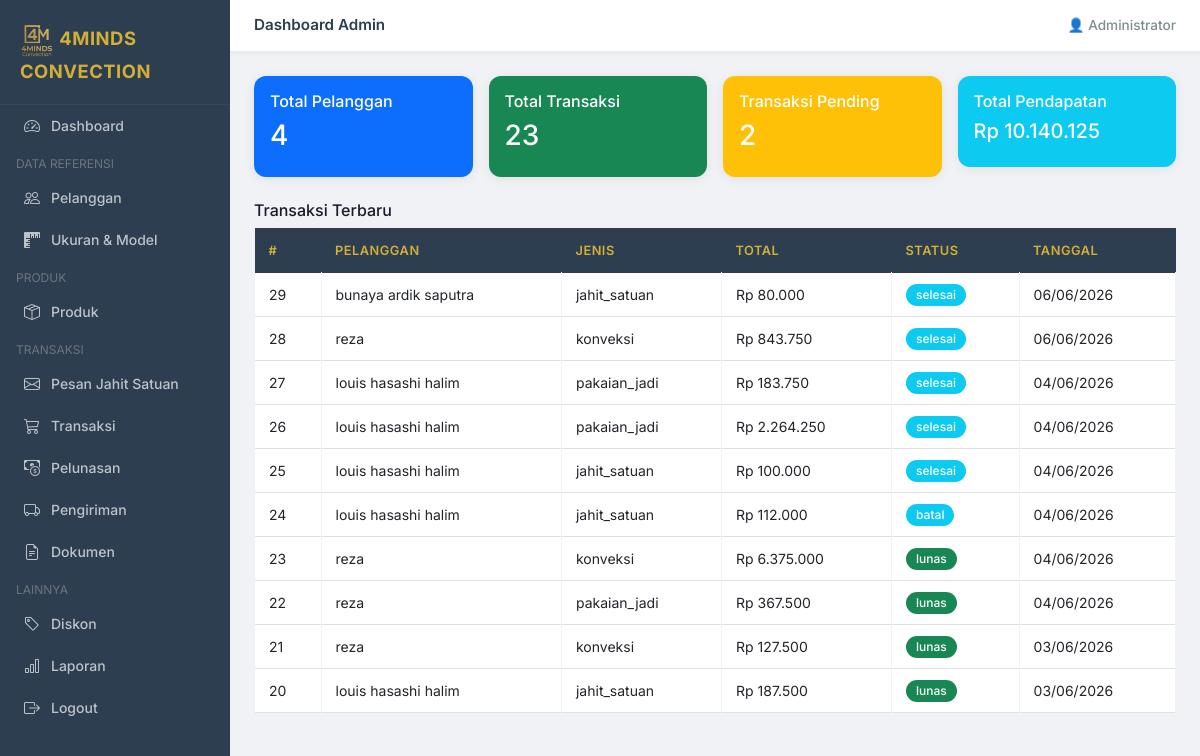
/admin/dashboard.php (signed in), run on an earlier commit of the app's database.
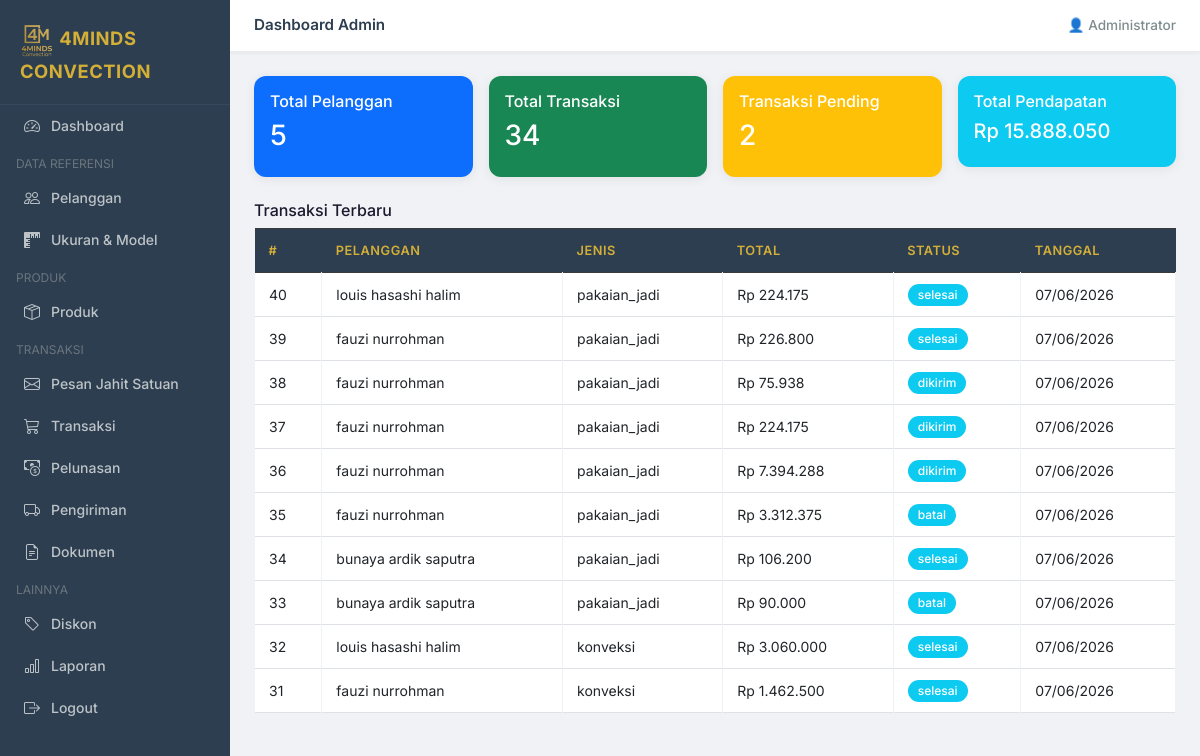
And on a later commit of the database.
### tables this page shows
CREATE TABLE `transaksi` (
  `id_transaksi` int NOT NULL,
  `id_pelanggan` int NOT NULL,
  `tanggal_transaksi` datetime DEFAULT CURRENT_TIMESTAMP,
  `jenis_transaksi` enum('jahit_satuan','pakaian_jadi','konveksi','kustom') NOT NULL,
  `total_harga` decimal(15,2) DEFAULT '0.00',
  `diskon_total` decimal(15,2) DEFAULT '0.00',
  `jenis_pembayaran` enum('dp','lunas','cod') NOT NULL,
  `tanggal_selesai` date DEFAULT NULL,
  `deskripsi` text,
  `ukuran` varchar(20) DEFAULT NULL,
  `file_desain` varchar(255) DEFAULT NULL,
  `catatan_kustom` text,
  `ukuran_kustom` varchar(100) DEFAULT NULL,
  `jenis_pakaian_kustom` varchar(50) DEFAULT NULL,
  `status` enum('pending','diproses','selesai','dikirim','lunas','batal') DEFAULT 'pending'
);

CREATE TABLE `pelanggan` (
  `id_pelanggan` int NOT NULL,
  `name` varchar(100) NOT NULL,
  `email` varchar(100) NOT NULL,
  `password` varchar(255) NOT NULL,
  `alamat` text,
  `no_hp` varchar(20) DEFAULT NULL,
  `created_at` datetime DEFAULT CURRENT_TIMESTAMP
);

### admin/dashboard.php (the view, shortened to what this page needs)
<?php
require_once '../includes/header.php';
require_once '../config/db.php';
$total_pelanggan  = $conn->query("SELECT COUNT(*) as c FROM pelanggan")->fetch_assoc()['c'];
$total_transaksi  = $conn->query("SELECT COUNT(*) as c FROM transaksi")->fetch_assoc()['c'];
$pending          = $conn->query("SELECT COUNT(*) as c FROM transaksi WHERE status='pending'")->fetch_assoc()['c'];
$pendapatan       = $conn->query("SELECT SUM(jumlah_bayar) as c FROM pembayaran WHERE status='terkonfirmasi'")->fetch_assoc()['c'] ?? 0;
?>
<?php require_once '../includes/sidebar_admin.php'; ?>
<div class="flex-grow-1">
    <div class="topbar">
        <span>Dashboard Admin</span>
        <span>👤 <?= htmlspecialchars($_SESSION['user_name']) ?></span>
    </div>
    <div class="main-content">
        <div class="row g-3 mb-4">
            <div class="col-md-3">
                <div class="card text-white bg-primary">
                    <div class="card-body">
                        <h6>Total Pelanggan</h6>
                        <h3><?= $total_pelanggan ?></h3>
                    </div>
                </div>
            </div>
            <div class="col-md-3">
                <div class="card text-white bg-success">
                    <div class="card-body">
                        <h6>Total Transaksi</h6>
                        <h3><?= $total_transaksi ?></h3>
                    </div>
                </div>
            </div>
            <div class="col-md-3">
                <div class="card text-white bg-warning">
                    <div class="card-body">
                        <h6>Transaksi Pending</h6>
                        <h3><?= $pending ?></h3>
                    </div>
                </div>
            </div>
            <div class="col-md-3">
                <div class="card text-white bg-info">
                    <div class="card-body">
                        <h6>Total Pendapatan</h6>
                        <h5>Rp <?= number_format($pendapatan,0,',','.') ?></h5>
                    </div>
                </div>
            </div>
        </div>
        <h6>Transaksi Terbaru</h6>
        <table class="table table-bordered table-sm">
            <thead class="table-dark">
                <tr>
                    <th>#</th>
                    <th>Pelanggan</th>
                    <th>Jenis</th>
                    <th>Total</th>
                    <th>Status</th>
                    <th>Tanggal</th>
                </tr>
            </thead>
            <tbody>
                <?php
            $rows = $conn->query("SELECT t.*, p.name FROM transaksi t JOIN pelanggan p ON t.id_pelanggan=p.id_pelanggan ORDER BY t.tanggal_transaksi DESC LIMIT 10");
            while ($r = $rows->fetch_assoc()):
            ?>
                <tr>
                    <td><?= $r['id_transaksi'] ?></td>
                    <td><?= htmlspecialchars($r['name']) ?></td>
                    <td><?= $r['jenis_transaksi'] ?></td>
                    <td>Rp <?= number_format($r['total_harga'],0,',','.') ?></td>
                    <td><span
                            class="badge bg-<?= $r['status']==='pending'?'warning':($r['status']==='lunas'?'success':'info') ?>"><?= $r['status'] ?></span>
                    </td>
                    <td><?= date('d/m/Y', strtotime($r['tanggal_transaksi'])) ?></td>
                </tr>
                <?php endwhile; ?>
            </tbody>
        </table>
    </div>
</div>
<?php require_once '../includes/footer.php'; ?>

What changed in the data, as far as the page shows it:
no longer on this page (row unchanged): transaksi: id_transaksi "29", id_pelanggan.name "bunaya ardik saputra", jenis_transaksi "jahit_satuan", total_harga "80.000", status "selesai", tanggal_transaksi "06/06/2026"
no longer on this page (row unchanged): transaksi: id_transaksi "28", id_pelanggan.name "reza", jenis_transaksi "konveksi", total_harga "843.750", status "selesai", tanggal_transaksi "06/06/2026"
no longer on this page (row unchanged): transaksi: id_transaksi "27", id_pelanggan.name "louis hasashi halim", jenis_transaksi "pakaian_jadi", total_harga "183.750", status "selesai", tanggal_transaksi "04/06/2026"
no longer on this page (row unchanged): transaksi: id_transaksi "26", id_pelanggan.name "louis hasashi halim", jenis_transaksi "pakaian_jadi", total_harga "2.264.250", status "selesai", tanggal_transaksi "04/06/2026"
no longer on this page (row unchanged): transaksi: id_transaksi "25", id_pelanggan.name "louis hasashi halim", jenis_transaksi "jahit_satuan", total_harga "100.000", status "selesai", tanggal_transaksi "04/06/2026"
no longer on this page (row unchanged): transaksi: id_transaksi "24", id_pelanggan.name "louis hasashi halim", jenis_transaksi "jahit_satuan", total_harga "112.000", status "batal", tanggal_transaksi "04/06/2026"
no longer on this page (row unchanged): transaksi: id_transaksi "23", id_pelanggan.name "reza", jenis_transaksi "konveksi", total_harga "6.375.000", status "lunas", tanggal_transaksi "04/06/2026"
no longer on this page (row unchanged): transaksi: id_transaksi "22", id_pelanggan.name "reza", jenis_transaksi "pakaian_jadi", total_harga "367.500", status "lunas", tanggal_transaksi "04/06/2026"
no longer on this page (row unchanged): transaksi: id_transaksi "21", id_pelanggan.name "reza", jenis_transaksi "konveksi", total_harga "127.500", status "lunas", tanggal_transaksi "03/06/2026"
no longer on this page (row unchanged): transaksi: id_transaksi "20", id_pelanggan.name "louis hasashi halim", jenis_transaksi "jahit_satuan", total_harga "187.500", status "lunas", tanggal_transaksi "03/06/2026"
added transaksi: id_transaksi "40", id_pelanggan.name "louis hasashi halim", jenis_transaksi "pakaian_jadi", total_harga "224.175", status "selesai", tanggal_transaksi "07/06/2026"
added transaksi: id_transaksi "39", id_pelanggan.name "fauzi nurrohman", jenis_transaksi "pakaian_jadi", total_harga "226.800", status "selesai", tanggal_transaksi "07/06/2026"
added transaksi: id_transaksi "38", id_pelanggan.name "fauzi nurrohman", jenis_transaksi "pakaian_jadi", total_harga "75.938", status "dikirim", tanggal_transaksi "07/06/2026"
added transaksi: id_transaksi "37", id_pelanggan.name "fauzi nurrohman", jenis_transaksi "pakaian_jadi", total_harga "224.175", status "dikirim", tanggal_transaksi "07/06/2026"
added transaksi: id_transaksi "36", id_pelanggan.name "fauzi nurrohman", jenis_transaksi "pakaian_jadi", total_harga "7.394.288", status "dikirim", tanggal_transaksi "07/06/2026"
added transaksi: id_transaksi "35", id_pelanggan.name "fauzi nurrohman", jenis_transaksi "pakaian_jadi", total_harga "3.312.375", status "batal", tanggal_transaksi "07/06/2026"
added transaksi: id_transaksi "34", id_pelanggan.name "bunaya ardik saputra", jenis_transaksi "pakaian_jadi", total_harga "106.200", status "selesai", tanggal_transaksi "07/06/2026"
added transaksi: id_transaksi "33", id_pelanggan.name "bunaya ardik saputra", jenis_transaksi "pakaian_jadi", total_harga "90.000", status "batal", tanggal_transaksi "07/06/2026"
added transaksi: id_transaksi "32", id_pelanggan.name "louis hasashi halim", jenis_transaksi "konveksi", total_harga "3.060.000", status "selesai", tanggal_transaksi "07/06/2026"
added transaksi: id_transaksi "31", id_pelanggan.name "fauzi nurrohman", jenis_transaksi "konveksi", total_harga "1.462.500", status "selesai", tanggal_transaksi "07/06/2026"
Also different on the page:
$total_pelanggan: "4" → "5"
$total_transaksi: "23" → "34"
$pendapatan: "10.140.125" → "15.888.050"
